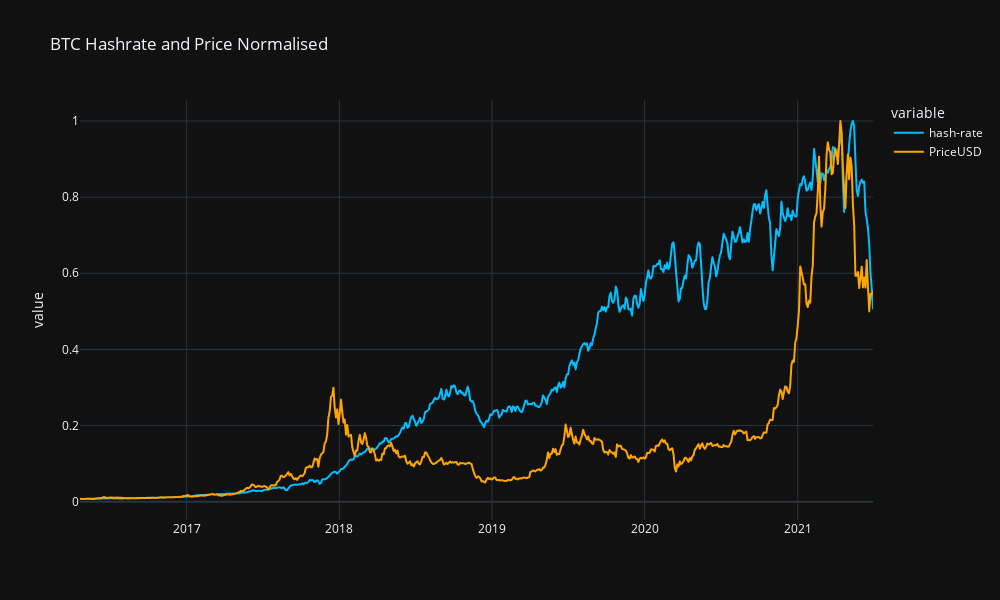

Notebook source saved alongside this figure:
### Markdown cell above
## BTC price/hashrate correlation

### Code cell
# Plotting the normalised subset dataframe
normalised_chart = px.line(normalised_df_subset,
                           title="BTC Hashrate and Price Normalised",
                           x="time",
                           y=["hash-rate", "PriceUSD"],
                           color_discrete_map={"hash-rate":"#00BFFF", "PriceUSD":"orange"})

normalised_chart.update_layout(xaxis_title="", template="plotly_dark", height=600, width=1000)

normalised_chart.show()

### Figure 1 — Plotly figure (JSON) as saved in the notebook; plotly's stock layout.template omitted (floating-point values rounded to 4 significant figures; data arrays with more than 128 entries replaced by an {"elided": "..."} marker saying what was removed)
{"data": [{"hovertemplate": "variable=hash-rate<br>time=%{x}<br>value=%{y}<extra></extra>", "legendgroup": "hash-rate", "line": {"color": "#00BFFF", "dash": "solid"}, "mode": "lines", "name": "hash-rate", "showlegend": true, "type": "scattergl", "x": {"elided": "633 str values"}, "xaxis": "x", "y": {"elided": "633 float values"}, "yaxis": "y"}, {"hovertemplate": "variable=PriceUSD<br>time=%{x}<br>value=%{y}<extra></extra>", "legendgroup": "PriceUSD", "line": {"color": "orange", "dash": "solid"}, "mode": "lines", "name": "PriceUSD", "showlegend": true, "type": "scattergl", "x": {"elided": "633 str values"}, "xaxis": "x", "y": {"elided": "633 float values"}, "yaxis": "y"}], "layout": {"height": 600, "legend": {"title": {"text": "variable"}, "tracegroupgap": 0}, "title": {"text": "BTC Hashrate and Price Normalised"}, "width": 1000, "xaxis": {"anchor": "y", "domain": [0, 1], "title": {"text": ""}}, "yaxis": {"anchor": "x", "domain": [0, 1], "title": {"text": "value"}}}}
